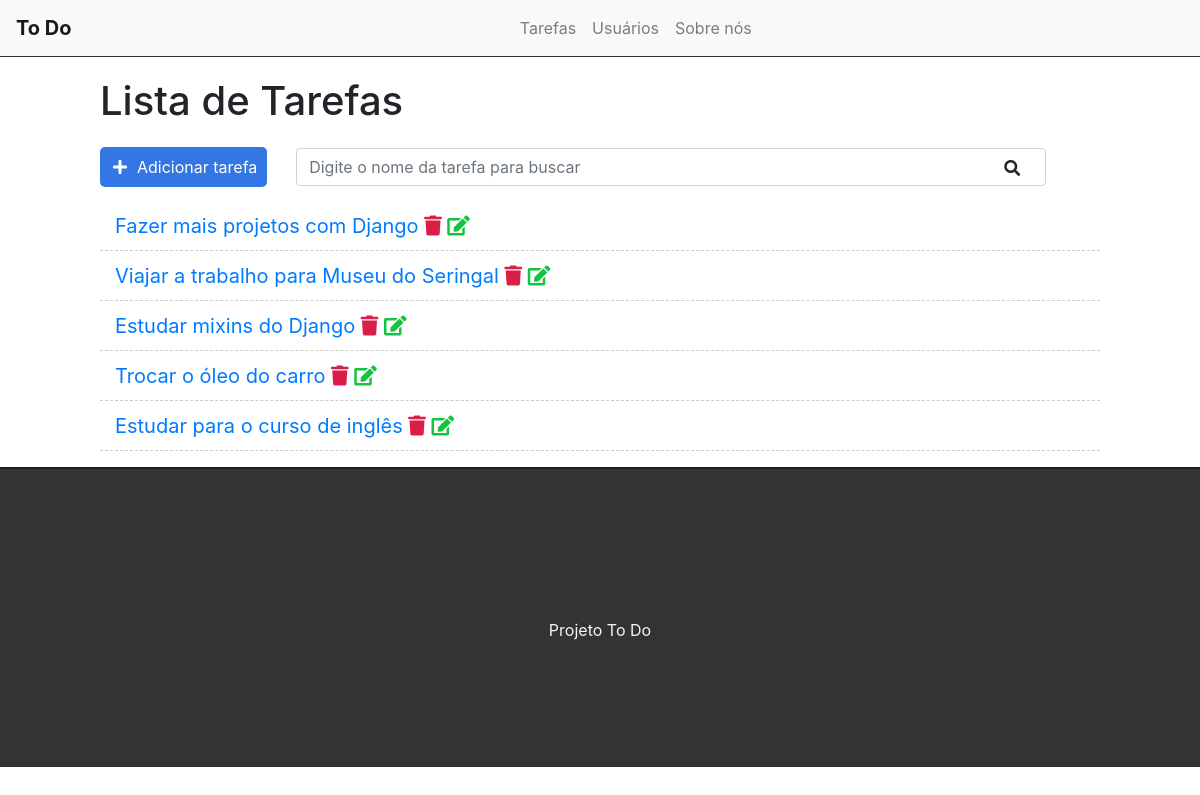
Before: / with the older database file.
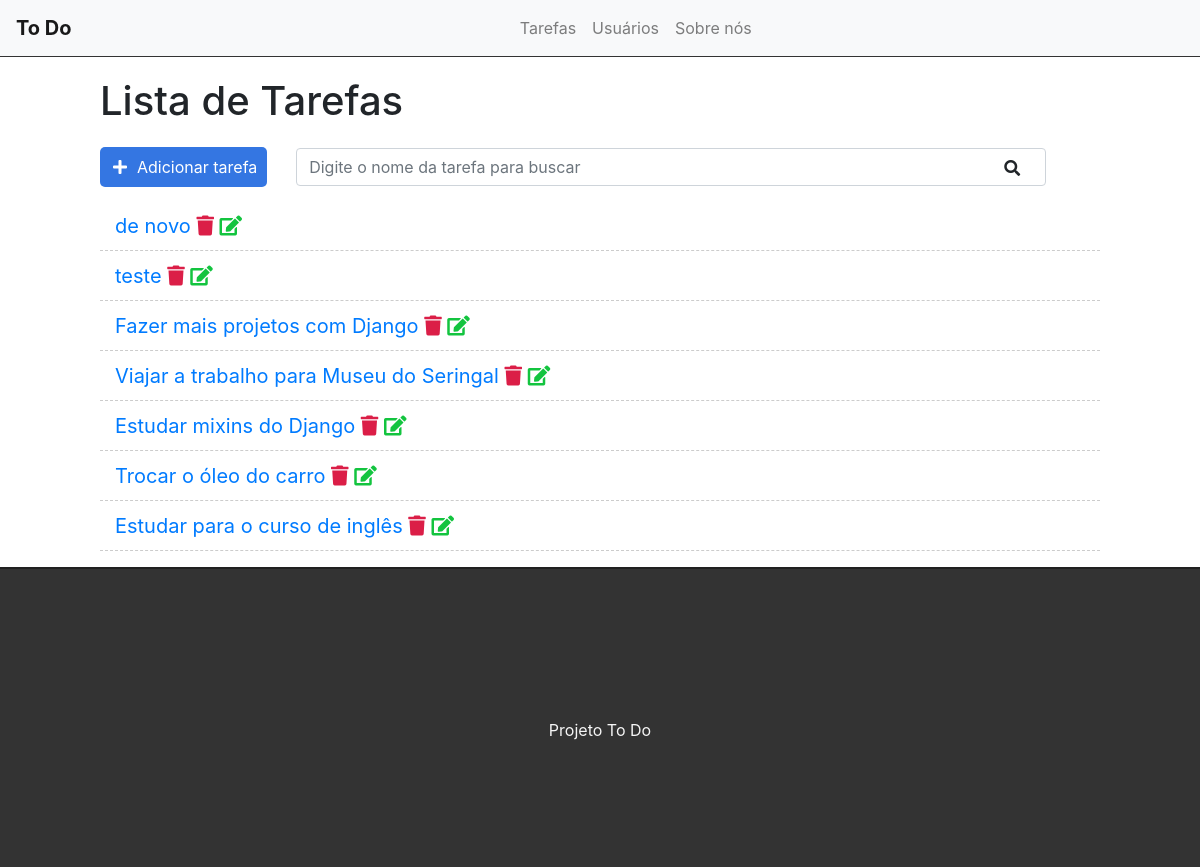
After: the same page with the newer database file.
### tasks/models.py (models this page shows, shortened)
class Task(models.Model):
    STATUS = (
        ('doing', 'Doing'),
        ('done', 'Done'),
    )
    title = models.CharField(max_length=255)
    description = models.TextField()
    done = models.CharField(
        max_length=5,
        choices = STATUS,
    )
    create_at = models.DateTimeField(auto_now_add=True)
    update_at = models.DateTimeField(auto_now=True)

### tasks/views.py (the view)
# urls.py: path('', views.taskList, name = 'task-list'),
def taskList(request):
    tasks = Task.objects.all().order_by('-create_at')
    return render(request, 'tasks/list.html', {'tasks': tasks})

### tasks/templates/tasks/list.html (shortened to what this page needs)
{% extends 'base.html' %}
{% block content %}
<div class="offset-1 col-10 list-div">
    <h1>Lista de Tarefas</h1>
    <a id="add-link" href="newtask/">
        <div class="col-2 add-div">
            <i class="fas fa-plus"></i>Adicionar tarefa
        </div>
    </a>
    <div class="col-9 search-div">
        <input class="form-control" type="text" id="search" name="search" placeholder="Digite o nome da tarefa para buscar">
        <i class="fas fa-search"></i>
    </div>
    <ul class="task-list">
        {% for task in tasks %}
        <li class="task-item">
            <span><a href="/task/{{task.id}}">{{task.title}}</a></span>
            <span><i class="fas fa-trash"></i></span>
            <span><i class="fas fa-edit"></i></span>
        </li>
        {% endfor %}
    </ul>
</div>
{% endblock %}

### tasks/templates/base.html (shortened to what this page needs)
{% load static %}
<!DOCTYPE html>
<html lang="eng">
<head>
    <link href="https://stackpath.bootstrapcdn.com/bootstrap/4.5.0/css/bootstrap.min.css" rel="stylesheet">
    <link rel="stylesheet" href="https://use.fontawesome.com/releases/v5.7.2/css/all.css">
    <link rel="stylesheet" href="{% static 'css/styles.css' %}">
</head>
<body>
    <div class="container-fluid">
        <nav class="navbar navbar-expand-lg navbar-light bg-light">
            <a class="navbar-brand" href="/">To Do</a>
            <div class="collapse navbar-collapse" id="navbarSupportedContent">
                <ul class="navbar-nav mr-auto">
                    <li class="nav-item">
                        <a class="nav-link" href="#">Tarefas</a>
                    </li>
                    <li class="nav-item">
                        <a class="nav-link" href="#">Usuários</a>
                    </li>
                    <li class="nav-item">
                        <a class="nav-link" href="#">Sobre nós</a>
                    </li>
                </ul>
            </div>
        </nav>
        {% block content%}{% endblock %}
        <footer>
            <p>Projeto To Do</p>
        </footer>
    </div>
</body>
</html>
</body>
</html>

### tasks/static/css/styles.css (style rules this page uses)
.container-fluid { padding: 0; }
.navbar { border-bottom: 1px solid #333; margin-bottom: 20px; }
.navbar-nav { margin: auto; }
.navbar-brand { font-weight: bold; }
#add-link { text-decoration: none; }
.add-div { background-color: #3476e2; cursor: pointer; display: inline-block; color: #FFF; padding: 8px; border-radius: 5px; margin-right: 25px; }
.fas.fa-plus { color: #FFF; margin-right: 10px; margin-left: 5px; }
.fas.fa-search { position: absolute; top: 12px; right: 26px; }
.search-div { padding: 0px; margin-top: 15px; margin-bottom: 15px; display: inline-block; }
.list-div { padding: 0; }
.task-list { padding-left: 0; }
.task-item { list-style: none; font-size: 20px; height: 50px; padding: 0 15px; padding-top: 10px; border-bottom: 1px dashed #ccc; }
.fas.fa-trash { color: #db1e47; }
.fas.fa-edit { color: #13c43f; }
footer { background-color: #333; height: 300px; border-top: 2px solid #202020; }
footer p { color: #f5f5f5; text-align: center; top: 50%; position: relative; }

Changed rows visible on the page:
added Task: title "de novo"
added Task: title "teste"
